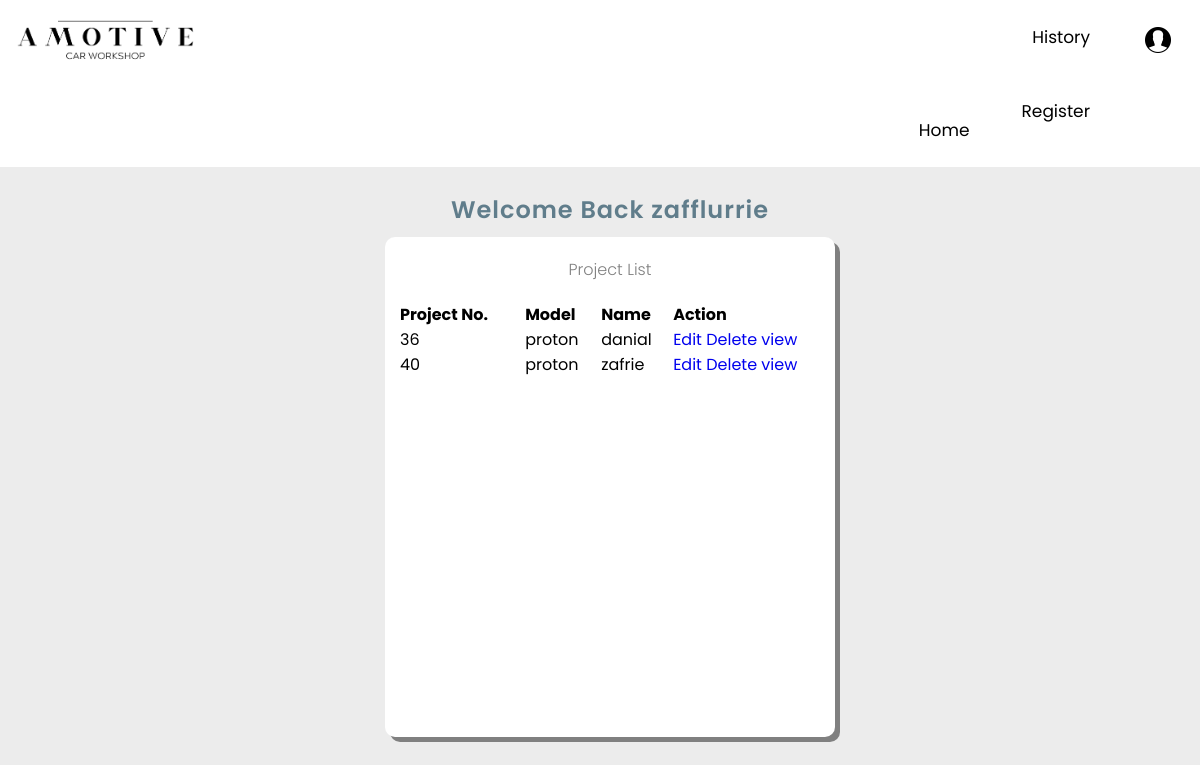
The app's page /users/home.php (signed in) with its own data.
### tables this page shows
CREATE TABLE `mainproject` (
  `projNo` int(6) NOT NULL,
  `regNum` int(6) NOT NULL,
  `custId` int(6) NOT NULL,
  `mechanicId` int(6) NOT NULL,
  `dateReceive` date NOT NULL,
  `timeReceive` time NOT NULL,
  `dateReturn` date NOT NULL,
  `comment` varchar(255) NOT NULL
);

CREATE TABLE `vehicle` (
  `regNum` int(6) NOT NULL,
  `custId` int(6) NOT NULL,
  `model` varchar(255) NOT NULL,
  `year` year(4) NOT NULL
);

CREATE TABLE `customer` (
  `custId` int(6) NOT NULL,
  `firstName` varchar(255) NOT NULL,
  `lastname` varchar(255) NOT NULL,
  `icNo` varchar(15) NOT NULL,
  `telNo` varchar(15) NOT NULL,
  `address` varchar(255) NOT NULL
);

### users/Home.php (the view, shortened to what this page needs)
<?php
include("../db_conn.php");
if(isset($_SESSION['username'])&&isset($_SESSION['mechanicId'])){
?>
<!DOCTYPE html>
<html>
<head>
	<link rel="stylesheet" href="../css/homestyle.css">
</head>
<body>
<div class="topnav">
	<div class="topnav-left">
  <a href="../users/Home.php"><img src= "../pictures/logo.png"></a>
  </div>
  <div class="topnav-right">
  <div class = "user">
  <a href="../logout.php"><img src= "../pictures/user.png"></a>
  </div>
  <a href="../Users/History.php">History</a>
  <a href="../Users/scanpagemechanic.php">Register</a>
  <a href="../Users/Home.php">Home</a>
  </div>
</div>
<center>
<div class="overview">
<br>
<h2> Welcome Back <?php echo $_SESSION['username']; ?> </h2>
<div class= "inside">
<div class = " title">
<p> Project List </p>
</div>
<table class="table" style="border-collapse:collapse; width:100%; text-align:justify;">
 <thead>
                <tr>
                  <th>Project No.</th>
                  <th>Model</th>
                   <th>Name</th>
				   <th>Action</th>
                </tr>
              </thead>
			  <?php
				$ses= $_SESSION['mechanicId'];
				$sql="SELECT a.projNo, b.model, c.firstName from mainproject a,vehicle b, customer c WHERE a.regNum = b.regNum and c.custId = a.custId and mechanicId =$ses";
				$ret=mysqli_query($conn,$sql);
				while ($row=mysqli_fetch_assoc($ret)) { ?>
				<tr>
                  <td><?php  echo $row['projNo'];?></td>
				  <td><?php  echo $row['model'];?></td>
				  <td><?php  echo $row['firstName'];?></td>
				  <td>
				   <a href="Project_Edit.php?projNo=<?php echo $row['projNo'];?>">Edit</a>
				   <a href="Project_Delete.php?projNo=<?php echo $row['projNo'];?>">Delete</a>
				   <a href="View_detail.php?projNo=<?php echo $row['projNo'];?>">view</a></td>
                </tr>
                <?php
				}
				?>
</table>
</div>
</div>
</body>
</html>
<?php
} else {
header("Location: login.php");
}
?>

### css/homestyle.css (style rules this page uses)
* { margin: 0; padding: 0; box-sizing: border-box; font-family: 'poppins', sans-serif; }
body { background-color:#ececec; }
.topnav { background-color: white; overflow: hidden; }
.topnav .topnav-left { float:left; }
.topnav .topnav-left img { margin:10px; width: 20%; height: 20%; }
.topnav .topnav-right a { float: right; margin:10px; color : black; text-align: center; padding: 14px 16px; text-decoration: none; font-size: 17px; }
.topnav .topnav-right .user img { float: right; text-decoration: none; }
.overview h2 { color: #607d8b; font-weight: 600; font-size: 1.5em; margin-left: 20px; display: inline-block; letter-spacing: 1px; }
.overview .inside { margin-top : 10px; margin-left: 20px; background-color:white; width:450px; height:500px; box-shadow:5px 5px grey; border-radius: 10px; }
.overview .inside .title p { color: grey; font-weight: 300; padding: 20px 16px; }
.overview .inside .table { margin-left:15px; }
.overview .inside .table a { text-decoration: none; }

### records on screen
mainproject: projNo "36", vehicle.model "proton", custId.firstName "danial"
mainproject: projNo "40", vehicle.model "proton", custId.firstName "zafrie"

### other values on screen
$_SESSION['username'] "zafflurrie"
